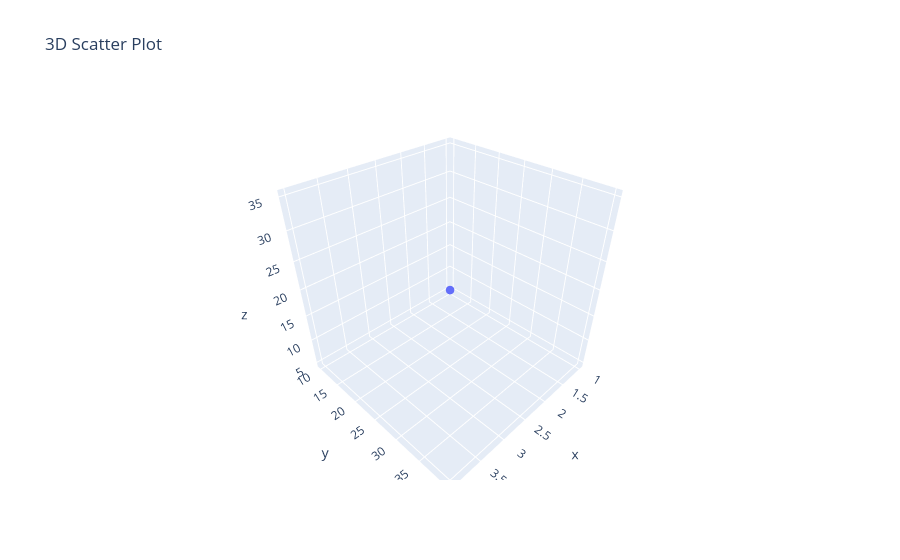

Notebook cell for this chart:
### Code cell
# 13 . Create a 3D scatter plot using Plotly.
import plotly.graph_objects as go

x = [1,2,3,4]
y = [10,20,30,40]
z = [5,15,25,35]

fig = go.Figure(data=[go.Scatter3d(x=x, y=y, z=z, mode='markers', marker=dict(size=5))])
fig.update_layout(title="3D Scatter Plot")
fig.show()

### Figure 1 — Plotly figure (JSON) as saved in the notebook; plotly's stock layout.template omitted (floating-point values rounded to 4 significant figures)
{"data": [{"marker": {"size": 5}, "mode": "markers", "type": "scatter3d", "x": [1, 2, 3, 4], "y": [10, 20, 30, 40], "z": [5, 15, 25, 35]}], "layout": {"title": {"text": "3D Scatter Plot"}}}
